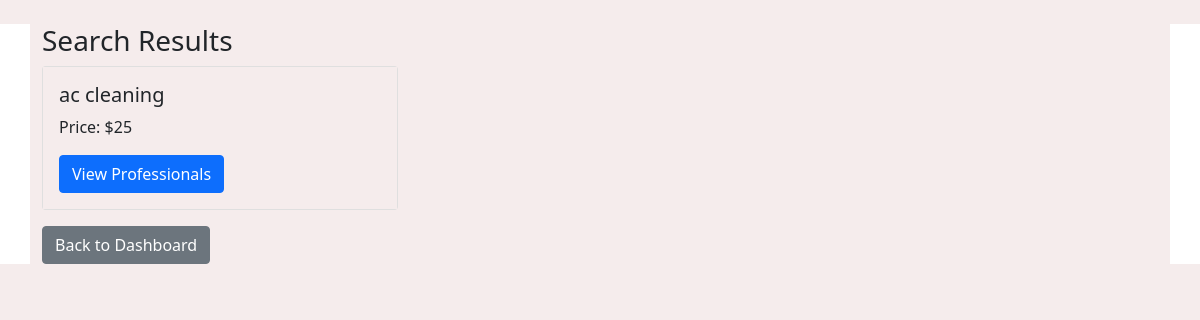
Page /search_service on the earlier database version.
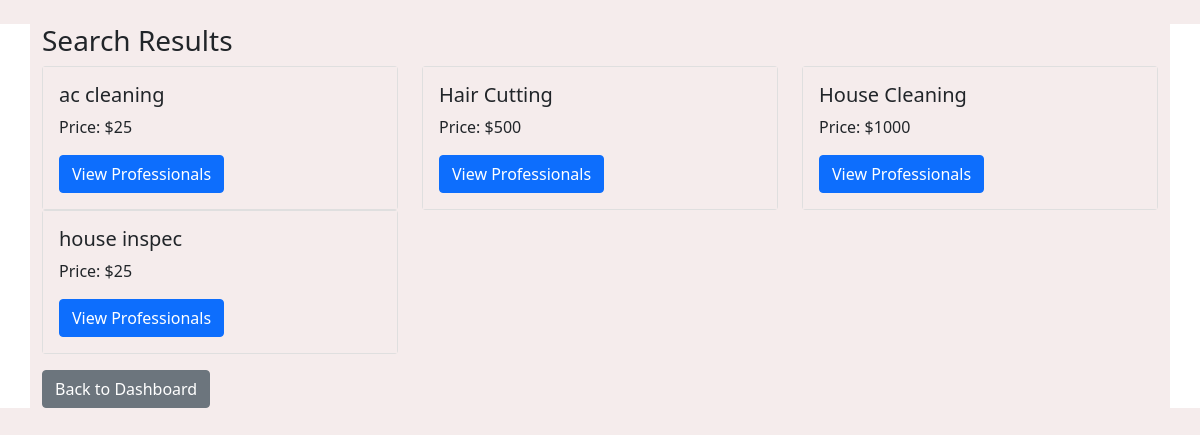
Same page on the later database version.
### backend/models.py (models this page shows)
class Service(db.Model):
    __tablename__ = "service"
    id = db.Column(db.Integer, primary_key=True, autoincrement=True)
    name = db.Column(db.String, nullable=False)
    base_price = db.Column(
        db.Integer, nullable=False
    )  # Changed 'price' to 'base_price'
    time_required = db.Column(db.Integer, nullable=True)
    description = db.Column(db.String, nullable=False)
    professional_services = db.relationship(
        "ProfessionalService", back_populates="service"
    )

### backend/controller.py (the view)
@app.route("/search_service", methods=["GET"])
def search_service():
    pin_code = request.args.get("pin_code")
    rating = request.args.get("rating")
    query = request.args.get("query")
    services_query = Service.query
    if query:
        services_query = services_query.filter(Service.name.ilike(f"%{query}%"))
    if pin_code:
        services_query = (
            services_query.join(ProfessionalService)
            .join(Service_Professional)
            .filter(Service_Professional.pin_code == pin_code)
        )
    if rating:
        services_query = services_query.join(Service_Request).filter(
            Service_Request.rating == rating
        )
    services = services_query.all()
    return render_template(
        "services_by_category.html", services=services, category="Search Results"
    )

### templates/services_by_category.html (shortened to what this page needs)
<!DOCTYPE html>
<html lang="en">
<head>
    <link rel="stylesheet" href="/static/style.css" />
    <link href="https://cdn.jsdelivr.net/npm/bootstrap@5.0.2/dist/css/bootstrap.min.css" rel="stylesheet" />
</head>
<body>
    <div class="container mt-4">
        <h3>{{ category }}</h3>
        <div class="row">
            {% for service in services %}
            <div class="col-md-4">
                <div class="card">
                    <div class="card-body">
                        <h5 class="card-title">{{ service.name }}</h5>
                        <p class="card-text">Price: ${{ service.base_price }}</p>
                        <a href="{{ url_for('get_service_professionals', service_id=service.id) }}"
                            class="btn btn-primary">View Professionals</a>
                    </div>
                </div>
            </div>
            {% else %}
            <p>No services found matching your query.</p>
            {% endfor %}
        </div>
        <a href="{{ url_for('customer_dashboard') }}" class="btn btn-secondary mt-3">Back to Dashboard</a>
    </div>
</body>
</html>

Differences in the rows shown:
added Service: name "Hair Cutting", base_price "500"
added Service: name "House Cleaning", base_price "1000"
added Service: name "house inspec", base_price "25"
